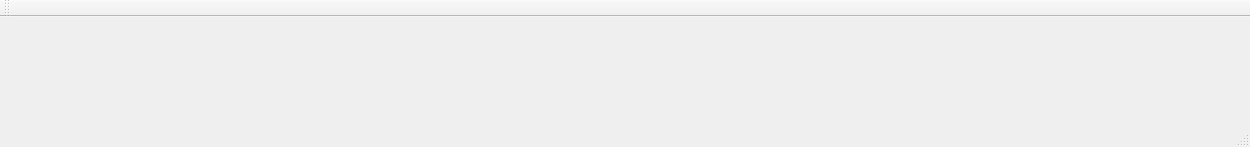
<?xml version="1.0" encoding="UTF-8"?>
<ui version="4.0">
 <class>MainWindow</class>
 <widget class="QMainWindow" name="MainWindow">
  <property name="geometry">
   <rect>
    <x>0</x>
    <y>0</y>
    <width>1250</width>
    <height>147</height>
   </rect>
  </property>
  <property name="windowTitle">
   <string>MainWindow</string>
  </property>
  <widget class="QWidget" name="centralWidget">
   <widget class="QWidget" name="horizontalLayoutWidget">
    <property name="geometry">
     <rect>
      <x>0</x>
      <y>0</y>
      <width>1241</width>
      <height>91</height>
     </rect>
    </property>
    <layout class="QHBoxLayout" name="m_HorLayout">
     <property name="sizeConstraint">
      <enum>QLayout::SetNoConstraint</enum>
     </property>
    </layout>
   </widget>
  </widget>
  <widget class="QMenuBar" name="menuBar">
   <property name="geometry">
    <rect>
     <x>0</x>
     <y>0</y>
     <width>1250</width>
     <height>19</height>
    </rect>
   </property>
  </widget>
  <widget class="QToolBar" name="mainToolBar">
   <attribute name="toolBarArea">
    <enum>TopToolBarArea</enum>
   </attribute>
   <attribute name="toolBarBreak">
    <bool>false</bool>
   </attribute>
  </widget>
  <widget class="QStatusBar" name="statusBar"/>
 </widget>
 <layoutdefault spacing="6" margin="11"/>
 <resources/>
 <connections/>
</ui>
